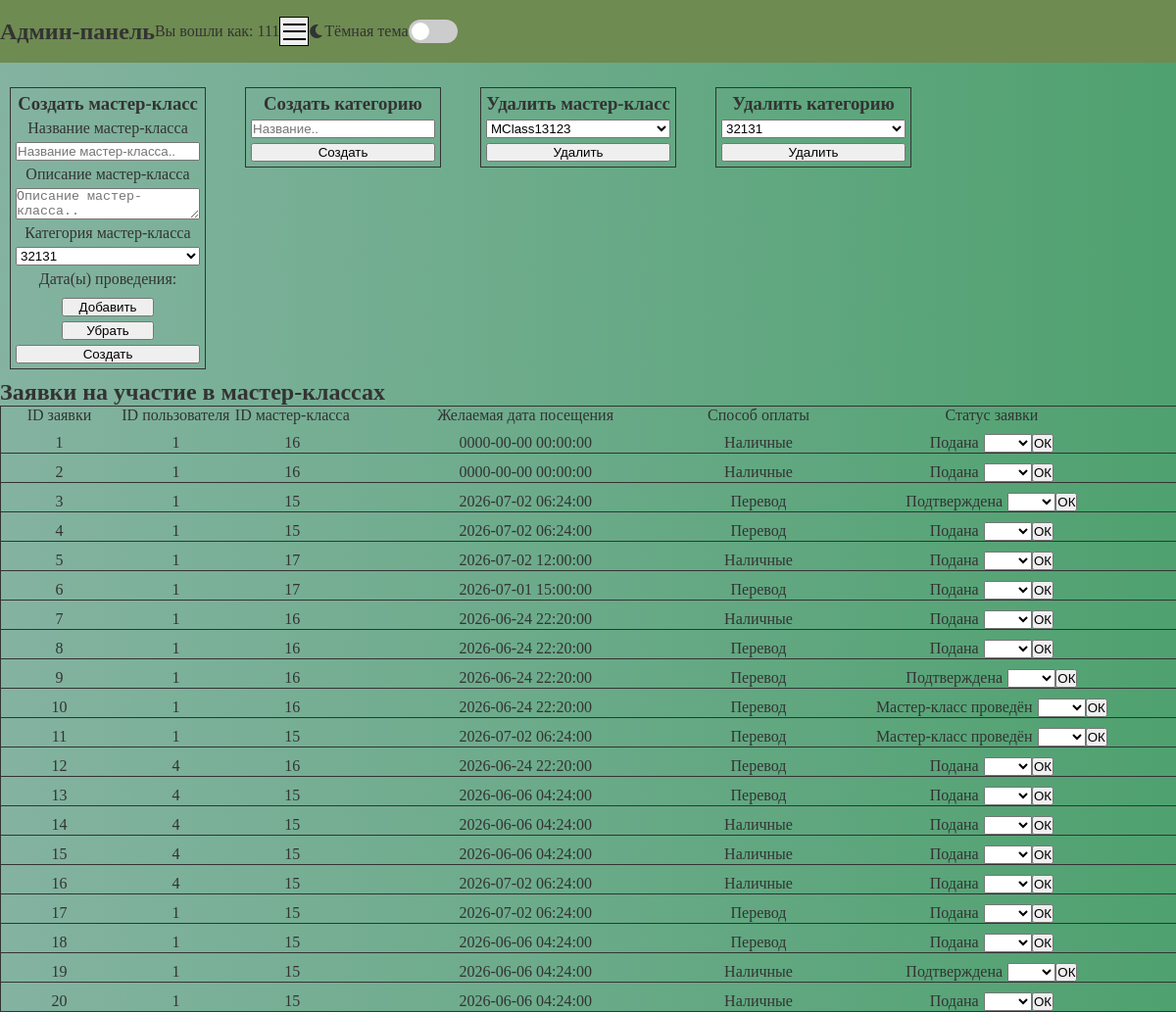
Screenshot of /adminPanel.php (signed in) with the database file from the repository.
### tables this page shows
CREATE TABLE `requests` (
  `id` int(11) NOT NULL,
  `user_id` int(11) NOT NULL,
  `masterclass_id` int(11) NOT NULL,
  `visit_date` datetime NOT NULL,
  `payment` enum('cash','transfer') NOT NULL DEFAULT 'cash',
  `status` enum('sent','confirmed','completed') NOT NULL DEFAULT 'sent',
  `created_at` datetime NOT NULL DEFAULT current_timestamp()
);

### adminPanel.php (the view, shortened to what this page needs)
<?php session_start();
require_once 'database/dbconnect.php';
$stmtCategories = $conn->query("SELECT * FROM categories");
$categories = $stmtCategories->fetchAll(PDO::FETCH_ASSOC);
$stmtMasterClasses = $conn->query("SELECT * FROM masterclasses");
$masterclasses = $stmtMasterClasses->fetchAll(PDO::FETCH_ASSOC);
$stmtRequests = $conn->query("SELECT * FROM requests");
$requests = $stmtRequests->fetchAll(PDO::FETCH_ASSOC);
?>
<!DOCTYPE html>
<html lang="en">
<head>
    <link rel="stylesheet" href="css/adminPanel.css">
    <link rel="stylesheet" href="css/burgerMenu.css">
    <link rel="stylesheet" href="css/themes.css">
    <link rel="stylesheet" href="css/theme-switcher.css">
    <link rel="stylesheet" href="https://cdnjs.cloudflare.com/ajax/libs/font-awesome/6.0.0/css/all.min.css">
</head>
<body>
    <header>
        <h2>Админ-панель</h2>
        <p>Вы вошли как: <?=$_SESSION['user']['userLogin']?></p>
    </header>
    <div class="forms">
            <form action="php/addMasterClass.php" class="addMasterClass" method="POST">
                <h3>Создать мастер-класс</h3>
                <label for="title">Название мастер-класса</label>
                <input type="text" minlength="8" required name="title" id="title" placeholder="Название мастер-класса..">
                <label for="desc">Описание мастер-класса</label>
                <textarea name="description" required id="desc" placeholder="Описание мастер-класса.."></textarea>
                <label for="category">Категория мастер-класса</label>
                <select name="category" id="category">
                    <?php foreach ($categories as $category): ?>
                             <option value="<?php echo $category['id'];?>"><?php echo $category['categorytitle'];?></option>
                    <?php endforeach; ?>
                </select>
                <p>Дата(ы) проведения:</p>
                <button class="addDate">Добавить</button>
                <button class="delDate">Убрать</button>
                <input type="submit" value="Создать" id="masterClSubmit">
            </form>
            <form action="php/addCategory.php" class="addCategory" method="POST">
                <h3>Создать категорию</h3>
                <input type="text" name="categoryTitle" placeholder="Название..">
                <input type="submit" value="Создать">
            </form>
            <form action="php/delMasterClass.php" class="delMasterClass" method="POST">
                <h3>Удалить мастер-класс</h3>
                <select name="delMasterClass" id="delMasterClass">
                    <?php foreach ($masterclasses as $mclass): ?>
                            <option value="<?php echo $mclass['title'];?>"><?php echo $mclass['title'];?></option>
                    <?php endforeach; ?>
                </select>
                <input type="submit" value="Удалить">
            </form>
            <form action="php/delCategory.php" class="delCategory" method="POST">
                <h3>Удалить категорию</h3>
                <select name="delCategory" id="delCategory">
                    <?php foreach ($categories as $category): ?>
                            <option value="<?php echo $category['categorytitle'];?>"><?php echo $category['categorytitle'];?></option>
                    <?php endforeach; ?>
                </select>
                <input type="submit" value="Удалить">
            </form>
        </div>
        <h2>Заявки на участие в мастер-классах</h2>
        <div class="requestsWrap">
            <div class="requests">
                    <div class="id">ID заявки</div>
                    <div class="userId">ID пользователя</div>
                    <div class="mcId">ID мастер-класса</div>
                    <div class="visDate">Желаемая дата посещения</div>
                    <div class="payment">Способ оплаты</div>
                    <div class="stat">Статус заявки</div>
                    <div class="createdDate">Дата заявки</div>
                <?php foreach ($requests as $request):?>
                    <div class="cell"><?=$request['id']?></div>
                    <div class="cell"><?=$request['user_id']?></div>
                    <div class="cell"><?=$request['masterclass_id']?></div>
                    <div class="cell"><?=$request['visit_date']?></div>
                    <?php switch ($request['payment']):
                        case 'transfer':
                            $request['payment'] = 'Перевод';
                            break;
                        case 'cash':
                            $request['payment'] = 'Наличные';
                        endswitch; ?>
                    <div class="cell"><?=$request['payment']?></div>
                    <?php switch ($request['status']):
                        case 'sent':
                            $request['status'] = 'Подана';
                            break;
                        case 'confirmed':
                            $request['status'] = 'Подтверждена';
                            break;
                        case 'completed':
                            $request['status'] = 'Мастер-класс проведён';
                        endswitch; ?>
                    <div class="statCell"><?=$request['status']?>
                    <form action="php/changeStatus.php" method="POST">
                        <select name="status" id="">
                        <option value="sent">Подана</option>
                        </select>
                        <button type="submit">ОК</button>
                    </form>
                    </div>
                    <div class="cell"><?=$request['created_at']?></div>
                <?php endforeach; ?>
            </div>
        </div>
</body>
</html>

### css/adminPanel.css (style rules this page uses)
* { margin: 0; padding: 0; box-sizing: border-box; }
body { background: linear-gradient(90deg, var(--bg-primary) 0%, var(--bg-secondary) 100%); color: var(--text-primary); }
header { width: 100vw; height: 8vh; display: flex; align-items: center; background: var(--header-primary); }
.forms { display: grid; grid-template-columns: repeat(auto-fill, minmax(200px, 1fr)); width: 100vw; height: fit-content; margin-top: 15px; gap: 20px; padding: 10px; }
.forms > form { display: flex; flex-direction: column; text-align: center; width: 200px; height: fit-content; gap: 5px; border: 1px solid; padding: 5px; }
.addMasterClass > textarea { resize: vertical; }
.addMasterClass > button { width: 50%; justify-self: center; align-self: center; }
.requestsWrap { width: 100%; overflow-x: auto; -webkit-overflow-scrolling: touch; }
.requests { display: grid; width: max-content; min-width: 100%; height: fit-content; grid-template-columns: 1fr 1fr 1fr 3fr 1fr 3fr 3fr; grid-template-areas: "id userId mcId visDate payment stat createdDate"; text-align: center; border-top: 1px solid; border-left: 1px solid; border-right: 1px solid; gap: 10px 0; text-align: center; }
.id { grid-area: "id"; }
.userId { grid-area: "userId"; }
.mcId { grid-area: "mcId"; }
.visDate { grid-area: "visDate"; }
.payment { grid-area: "payment"; }
.stat { grid-area: "stat"; }
.createdDate { grid-area: "createdDate"; }
.cell { border-bottom: 1px solid; }
.statCell { border-bottom: 1px solid; display: flex; flex-direction: row; text-align: center; gap: 5px; justify-content: center; }
.statCell > form { display: flex; flex-direction: row; width: 20%; height: 100%; align-self: center; }
.statCell > form > select { width: 100%; height: 100%; text-indent: -9999px; }

### css/themes.css (style rules this page uses)
:root { --bg-primary: rgb(132, 179, 161); --bg-secondary: #4fa16f; --header-primary: rgb(110, 139, 82); --text-primary: #333333; --text-secondary: #666666; --border-color: #e0e0e0; --accent-color: #7fbd5ba9; --accent-hover: #862c2c; --input-bg: #ffffff; --message-bg: #f8d7da; --message-text: #721c24; --message-border: #f5c6cb; scroll-behavior: smooth; }

### rows the page displays
requests: id "1", user "1", masterclass "16", visit_date "0000-00-00 00:00:00", payment "Наличные", status "Подана"
requests: id "2", user "1", masterclass "16", visit_date "0000-00-00 00:00:00", payment "Наличные", status "Подана"
requests: id "3", user "1", masterclass "15", visit_date "2026-07-02 06:24:00", payment "Перевод", status "Подтверждена"
requests: id "4", user "1", masterclass "15", visit_date "2026-07-02 06:24:00", payment "Перевод", status "Подана"
requests: id "5", user "1", masterclass "17", visit_date "2026-07-02 12:00:00", payment "Наличные", status "Подана"
requests: id "6", user "1", masterclass "17", visit_date "2026-07-01 15:00:00", payment "Перевод", status "Подана"
requests: id "7", user "1", masterclass "16", visit_date "2026-06-24 22:20:00", payment "Наличные", status "Подана"
requests: id "8", user "1", masterclass "16", visit_date "2026-06-24 22:20:00", payment "Перевод", status "Подана"
requests: id "9", user "1", masterclass "16", visit_date "2026-06-24 22:20:00", payment "Перевод", status "Подтверждена"
requests: id "10", user "1", masterclass "16", visit_date "2026-06-24 22:20:00", payment "Перевод", status "Мастер-класс проведён"
requests: id "11", user "1", masterclass "15", visit_date "2026-07-02 06:24:00", payment "Перевод", status "Мастер-класс проведён"
requests: id "12", user "4", masterclass "16", visit_date "2026-06-24 22:20:00", payment "Перевод", status "Подана"
requests: id "13", user "4", masterclass "15", visit_date "2026-06-06 04:24:00", payment "Перевод", status "Подана"
requests: id "14", user "4", masterclass "15", visit_date "2026-06-06 04:24:00", payment "Наличные", status "Подана"
requests: id "15", user "4", masterclass "15", visit_date "2026-06-06 04:24:00", payment "Наличные", status "Подана"
requests: id "16", user "4", masterclass "15", visit_date "2026-07-02 06:24:00", payment "Наличные", status "Подана"
requests: id "17", user "1", masterclass "15", visit_date "2026-07-02 06:24:00", payment "Перевод", status "Подана"
requests: id "18", user "1", masterclass "15", visit_date "2026-06-06 04:24:00", payment "Перевод", status "Подана"
requests: id "19", user "1", masterclass "15", visit_date "2026-06-06 04:24:00", payment "Наличные", status "Подтверждена"
requests: id "20", user "1", masterclass "15", visit_date "2026-06-06 04:24:00", payment "Наличные", status "Подана"

### other values shown
$_SESSION['user']['userLogin'] "111"
form field category "32131"
form field delMasterClass "MClass13123"
form field delCategory "32131"
